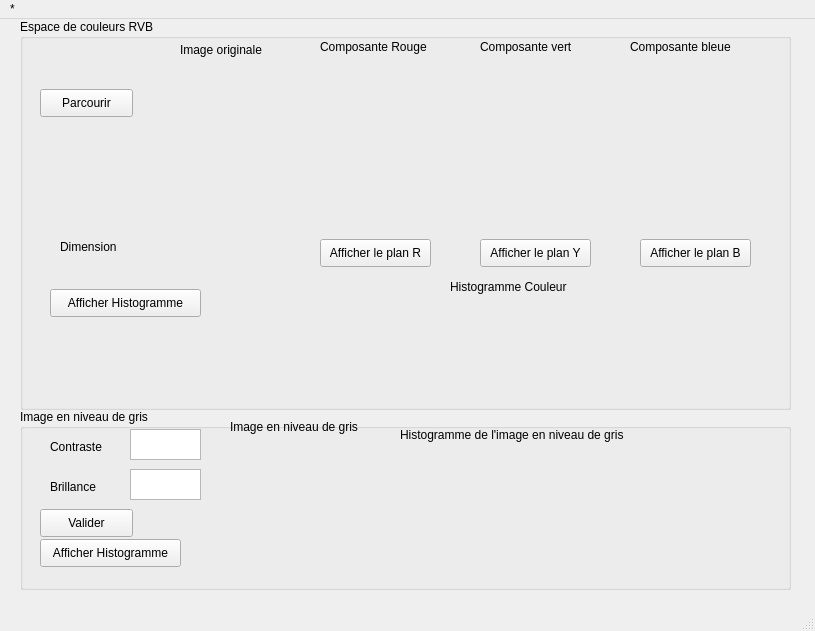
<?xml version="1.0" encoding="UTF-8"?>
<ui version="4.0">
 <class>MainWindow</class>
 <widget class="QMainWindow" name="MainWindow">
  <property name="geometry">
   <rect>
    <x>0</x>
    <y>0</y>
    <width>815</width>
    <height>631</height>
   </rect>
  </property>
  <property name="windowTitle">
   <string>MainWindow</string>
  </property>
  <widget class="QWidget" name="centralwidget">
   <widget class="QGroupBox" name="groupBox">
    <property name="geometry">
     <rect>
      <x>20</x>
      <y>0</y>
      <width>771</width>
      <height>391</height>
     </rect>
    </property>
    <property name="title">
     <string>Espace de couleurs RVB</string>
    </property>
    <widget class="QPushButton" name="Browse">
     <property name="geometry">
      <rect>
       <x>20</x>
       <y>70</y>
       <width>93</width>
       <height>28</height>
      </rect>
     </property>
     <property name="text">
      <string>Parcourir</string>
     </property>
    </widget>
    <widget class="QLabel" name="label">
     <property name="geometry">
      <rect>
       <x>160</x>
       <y>20</y>
       <width>91</width>
       <height>21</height>
      </rect>
     </property>
     <property name="text">
      <string>Image originale</string>
     </property>
    </widget>
    <widget class="QLabel" name="label_2">
     <property name="geometry">
      <rect>
       <x>40</x>
       <y>220</y>
       <width>71</width>
       <height>16</height>
      </rect>
     </property>
     <property name="text">
      <string>Dimension</string>
     </property>
    </widget>
    <widget class="QPushButton" name="DisplayRedChan">
     <property name="geometry">
      <rect>
       <x>300</x>
       <y>220</y>
       <width>111</width>
       <height>28</height>
      </rect>
     </property>
     <property name="text">
      <string>Afficher le plan R</string>
     </property>
    </widget>
    <widget class="QPushButton" name="DisplayGreenChan">
     <property name="geometry">
      <rect>
       <x>460</x>
       <y>220</y>
       <width>111</width>
       <height>28</height>
      </rect>
     </property>
     <property name="text">
      <string>Afficher le plan Y</string>
     </property>
    </widget>
    <widget class="QPushButton" name="DisplayBleueChan">
     <property name="geometry">
      <rect>
       <x>620</x>
       <y>220</y>
       <width>111</width>
       <height>28</height>
      </rect>
     </property>
     <property name="text">
      <string>Afficher le plan B</string>
     </property>
    </widget>
    <widget class="QPushButton" name="DisplayColorHist">
     <property name="geometry">
      <rect>
       <x>30</x>
       <y>270</y>
       <width>151</width>
       <height>28</height>
      </rect>
     </property>
     <property name="text">
      <string>Afficher Histogramme</string>
     </property>
    </widget>
    <widget class="QLabel" name="label_3">
     <property name="geometry">
      <rect>
       <x>430</x>
       <y>260</y>
       <width>141</width>
       <height>16</height>
      </rect>
     </property>
     <property name="text">
      <string>Histogramme Couleur</string>
     </property>
    </widget>
    <widget class="QLabel" name="label_8">
     <property name="geometry">
      <rect>
       <x>300</x>
       <y>20</y>
       <width>111</width>
       <height>16</height>
      </rect>
     </property>
     <property name="text">
      <string>Composante Rouge</string>
     </property>
    </widget>
    <widget class="QLabel" name="label_9">
     <property name="geometry">
      <rect>
       <x>460</x>
       <y>20</y>
       <width>141</width>
       <height>16</height>
      </rect>
     </property>
     <property name="text">
      <string>Composante vert</string>
     </property>
    </widget>
    <widget class="QLabel" name="label_10">
     <property name="geometry">
      <rect>
       <x>610</x>
       <y>20</y>
       <width>111</width>
       <height>16</height>
      </rect>
     </property>
     <property name="text">
      <string>Composante bleue</string>
     </property>
    </widget>
    <widget class="QLabel" name="OriginalImg">
     <property name="geometry">
      <rect>
       <x>150</x>
       <y>60</y>
       <width>121</width>
       <height>150</height>
      </rect>
     </property>
     <property name="text">
      <string/>
     </property>
    </widget>
    <widget class="QLabel" name="RedChannel">
     <property name="geometry">
      <rect>
       <x>300</x>
       <y>60</y>
       <width>121</width>
       <height>150</height>
      </rect>
     </property>
     <property name="text">
      <string/>
     </property>
    </widget>
    <widget class="QLabel" name="GreenChannel">
     <property name="geometry">
      <rect>
       <x>450</x>
       <y>60</y>
       <width>121</width>
       <height>150</height>
      </rect>
     </property>
     <property name="text">
      <string/>
     </property>
    </widget>
    <widget class="QLabel" name="BlueChannel">
     <property name="geometry">
      <rect>
       <x>610</x>
       <y>60</y>
       <width>121</width>
       <height>150</height>
      </rect>
     </property>
     <property name="text">
      <string/>
     </property>
    </widget>
    <widget class="QLabel" name="ColorHist">
     <property name="geometry">
      <rect>
       <x>210</x>
       <y>280</y>
       <width>551</width>
       <height>101</height>
      </rect>
     </property>
     <property name="text">
      <string/>
     </property>
    </widget>
    <widget class="QLabel" name="Dimensions">
     <property name="geometry">
      <rect>
       <x>150</x>
       <y>220</y>
       <width>111</width>
       <height>31</height>
      </rect>
     </property>
     <property name="text">
      <string/>
     </property>
    </widget>
   </widget>
   <widget class="QGroupBox" name="groupBox_2">
    <property name="geometry">
     <rect>
      <x>20</x>
      <y>390</y>
      <width>771</width>
      <height>181</height>
     </rect>
    </property>
    <property name="title">
     <string>Image en niveau de gris</string>
    </property>
    <widget class="QLabel" name="label_4">
     <property name="geometry">
      <rect>
       <x>30</x>
       <y>30</y>
       <width>55</width>
       <height>16</height>
      </rect>
     </property>
     <property name="text">
      <string>Contraste</string>
     </property>
    </widget>
    <widget class="QLabel" name="label_5">
     <property name="geometry">
      <rect>
       <x>30</x>
       <y>70</y>
       <width>55</width>
       <height>16</height>
      </rect>
     </property>
     <property name="text">
      <string>Brillance</string>
     </property>
    </widget>
    <widget class="QTextEdit" name="Contrast">
     <property name="geometry">
      <rect>
       <x>110</x>
       <y>20</y>
       <width>71</width>
       <height>31</height>
      </rect>
     </property>
    </widget>
    <widget class="QTextEdit" name="Brightness">
     <property name="geometry">
      <rect>
       <x>110</x>
       <y>60</y>
       <width>71</width>
       <height>31</height>
      </rect>
     </property>
    </widget>
    <widget class="QLabel" name="label_6">
     <property name="geometry">
      <rect>
       <x>210</x>
       <y>10</y>
       <width>151</width>
       <height>16</height>
      </rect>
     </property>
     <property name="text">
      <string>Image en niveau de gris</string>
     </property>
    </widget>
    <widget class="QPushButton" name="DisplayGrayHist">
     <property name="geometry">
      <rect>
       <x>20</x>
       <y>130</y>
       <width>141</width>
       <height>28</height>
      </rect>
     </property>
     <property name="text">
      <string>Afficher Histogramme</string>
     </property>
    </widget>
    <widget class="QPushButton" name="DisplayGrayImg">
     <property name="geometry">
      <rect>
       <x>20</x>
       <y>100</y>
       <width>93</width>
       <height>28</height>
      </rect>
     </property>
     <property name="text">
      <string>Valider</string>
     </property>
    </widget>
    <widget class="QLabel" name="label_7">
     <property name="geometry">
      <rect>
       <x>380</x>
       <y>10</y>
       <width>371</width>
       <height>31</height>
      </rect>
     </property>
     <property name="text">
      <string>Histogramme de l'image en niveau de gris</string>
     </property>
    </widget>
    <widget class="QLabel" name="GrayImg">
     <property name="geometry">
      <rect>
       <x>210</x>
       <y>40</y>
       <width>141</width>
       <height>91</height>
      </rect>
     </property>
     <property name="text">
      <string/>
     </property>
    </widget>
    <widget class="QLabel" name="GrayHist">
     <property name="geometry">
      <rect>
       <x>380</x>
       <y>60</y>
       <width>381</width>
       <height>101</height>
      </rect>
     </property>
     <property name="text">
      <string/>
     </property>
    </widget>
   </widget>
  </widget>
  <widget class="QMenuBar" name="menubar">
   <property name="geometry">
    <rect>
     <x>0</x>
     <y>0</y>
     <width>815</width>
     <height>26</height>
    </rect>
   </property>
   <widget class="QMenu" name="menuEspace_de_couleurs_RVB">
    <property name="title">
     <string>*</string>
    </property>
   </widget>
   <addaction name="menuEspace_de_couleurs_RVB"/>
  </widget>
  <widget class="QStatusBar" name="statusbar"/>
 </widget>
 <resources/>
 <connections/>
</ui>
